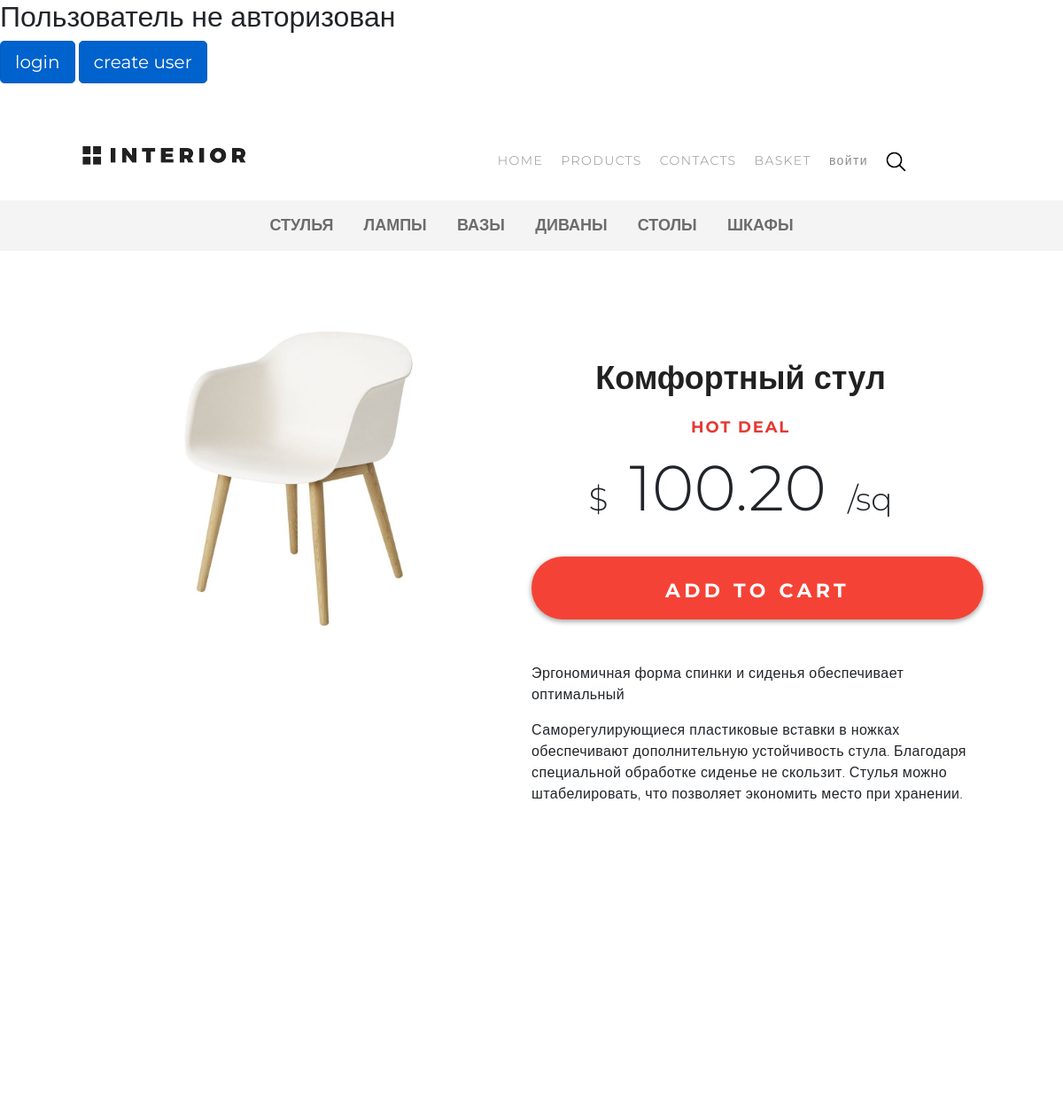
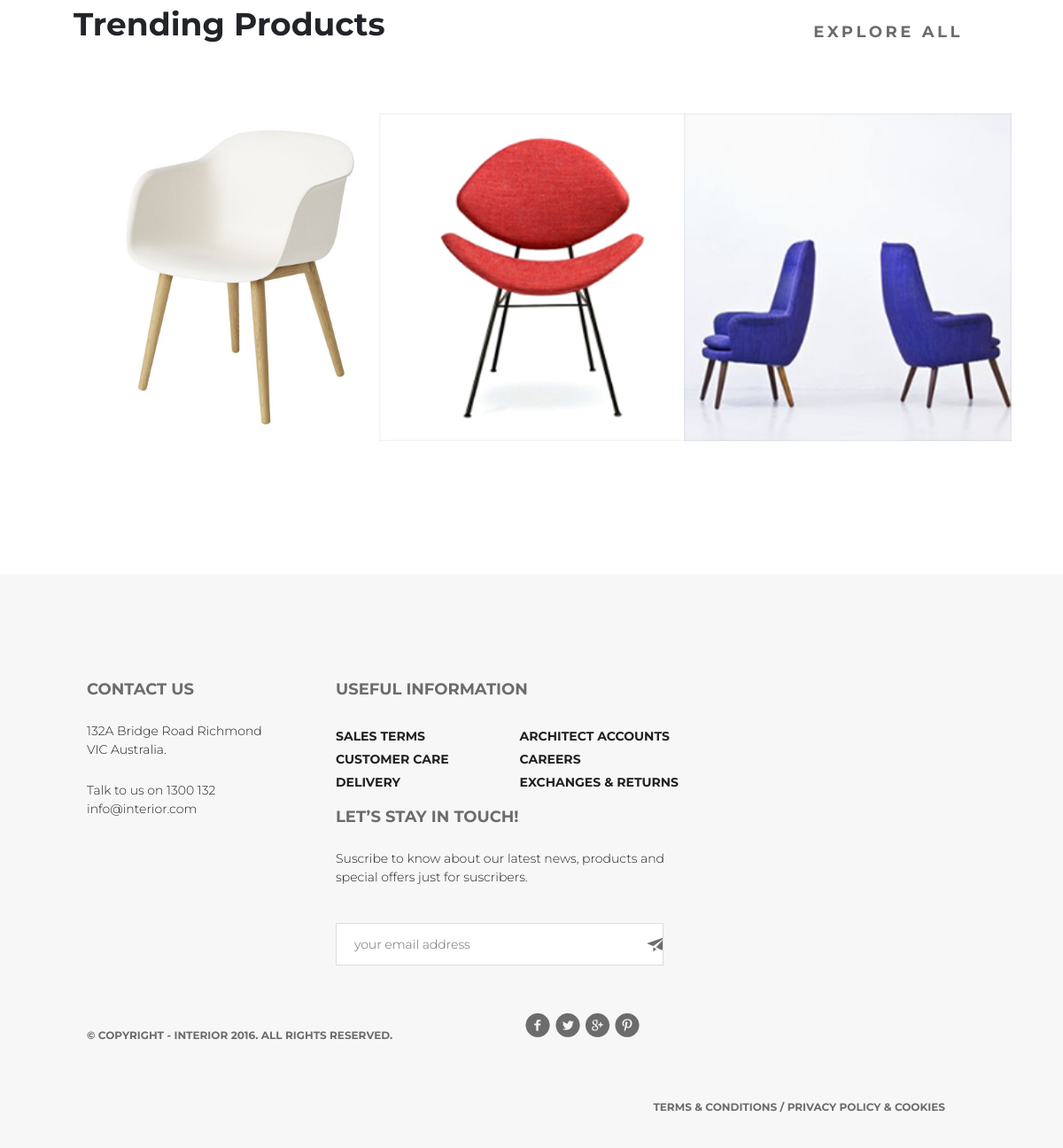
Screenshot of /deal/1/ with the database file from the repository (2 pictures, top to bottom).
### mainapp/models.py (models this page shows, shortened)
class ProductCategory (models.Model):
    class Meta:
        verbose_name = 'Категория'
        verbose_name_plural = 'Категории'
    name = models.CharField(verbose_name='имя', max_length=64, unique=True)
    description = models.TextField(verbose_name='описание', blank=True)
    is_active = models.BooleanField(verbose_name='активен', default=True)

class Product(models.Model):
    class Meta:
        verbose_name = 'Продукт'
        verbose_name_plural = 'Продукты'
    category = models.ForeignKey(ProductCategory, on_delete=models.CASCADE)
    name = models.CharField(verbose_name='имя продукта', max_length=128)
    image = models.ImageField(upload_to='products_images', blank=True)
    short_desc = models.CharField(verbose_name='краткое описание продукта', max_length=60, blank=True)
    description = models.TextField(verbose_name='описание продукта', blank=True)
    price = models.DecimalField(verbose_name='цена', max_digits=8, decimal_places=2, default=0)
    quantity = models.PositiveIntegerField(verbose_name='в наличии', default=0)
    is_hot = models.BooleanField(verbose_name='горячее предложение', default=False)
    is_active = models.BooleanField(verbose_name='активен', default=True)

### mainapp/views.py (the view)
# urls.py: path('deal/<int:pk>/', mainapp.deal, name='deal'),
def deal(request, pk=None):
    product = Product.objects.filter(id=pk).first()
    products = Product.objects.all()[:3]
    basket = []
    if request.user.is_authenticated:
        basket = Basket.objects.filter(user=request.user)
    content = {
                'links_sec_menu': links_sec_menu,
                'titles': titles,
                'product': product,
                'products': products,
                'basket': basket
              }
    return render(request, 'mainapp/deal.html', content)

### mainapp/templates/mainapp/deal.html (shortened to what this page needs)
{% extends 'mainapp/base.html' %}
{% load staticfiles %}
{% block css %}
    {{ block.super}}
    <link rel="stylesheet" type="text/css" href="{% static '/css/style_deals.css' %}">
{% endblock %}
{% block content %}
            {% include 'mainapp/includes/inc_sec_menu.html' %}
            <div class="offer row">
                <div class="col-6">
                    <img src="../../media/{{ product.image }}" alt="Картинка не прогрузилась">
                </div>
                <div class="col-6">
                    <h1>{{ product.name }}</h1>
                    <h3>Hot Deal</h3>
                    <div class="sm">$</div>
                    <div class="big">{{ product.price }}</div>
                    <div class="sm">/sq</div>
                    <a href="{% url 'basket:add' product.pk %}"><span class="order">Add to cart</span></a>
                    <div class="text">
                        <p>{{ product.short_desc }}</p>
                        <p>{{ product.description }}</p>
                    </div>
                </div>
            </div>
            <div class="level_3 block_explore">
                <div class="row">
                    <div class="col-lg-6">
                        <h2>Trending Products</h2>
                    </div>
                    <div class="col-lg-6">
                        <a class="explore" href="{% url 'products:index' %}">
                            explore all
                        </a>
                    </div>
                </div>
                    {% for product in products %}
                        {% if forloop.counter == 1 or forloop.counter == 4 %}
                            <div class="row">
                        {% endif %}
                            <div class="col-lg-4 product row_3">
                                <img src="../../media/{{ product.image }}" alt="Картинка не прогрузилась">
                            </div>
                        {% if forloop.counter == 3 or forloop.counter == 6 %}
                           </div>
                        {% endif %}
                    {% endfor %}
            </div>
{% endblock %}

### mainapp/templates/mainapp/includes/inc_sec_menu.html (shortened to what this page needs)
{% load staticfiles %}
{% block menu %}
    <div class="categories">
        <ul>
            {% for link in links_sec_menu %}
                <li><a href="{% url 'products:page' link.id 1 %}"
                       class="">
                       {{ link.name }}
                    </a>
                </li>
            {% endfor %}
        </ul>
    </div>
{% endblock %}

### static/css/style.css (style rules this page uses)
body { font-family: 'Montserrat', sans-serif; max-width: 1366px; min-width: 800px; margin: 0 auto; }
html, body { height: 100%; }
* { padding: 0; margin: 0; }
a { text-decoration: none; }
li { list-style-type: none; }
.order { display: block; font-size: 18px; font-weight: 700; text-transform: uppercase; color: #212121; letter-spacing: 3.6px; width: 212px; height: 45px; box-shadow: 0 2px 5px 1px rgba(33, 33, 33, 0.35); border-radius: 23px; background-color: #ffffff; line-height: 47px; padding-left: 31px; }
.col-lg-6, .col-lg-4 { padding: 0; }
.level_1, .level_3 { margin: 120px 98px 0; }
.explore { display: block; float: right; color: #6c6c6c; font-size: 18px; font-weight: 700; line-height: 60px; text-transform: uppercase; letter-spacing: 3.6px; padding-right: 30px; }
.product { height: 270px; margin: 0px; padding: 0; }
.product img { position: absolute; }
.row_3 img { width: 370px; height: 370px; }
.level_3 .product { height: 370px; margin-bottom: 30px; }
.block_explore h2 { font-size: 36px; font-weight: 700; margin-bottom: 64px; }

### static/css/style_deals.css (style rules this page uses)
.categories { width: 100%; background-color: #f4f4f4; }
.categories ul { margin: 0; text-align: center; }
.categories li { margin: 15px; padding: 0; display: inline-block; }
.categories a { color: #6c6c6c; font-size: 18px; font-weight: 700; text-transform: uppercase; }
.offer { width: 100%; padding: 72px 98px 100px 98px; text-align: center; }
.order { color: #ffffff; font-size: 22px; font-weight: 700; line-height: 24.01px; letter-spacing: 4.4px; width: 510px; height: 71px; box-shadow: 0 2px 5px 1px rgba(33, 33, 33, 0.35); border-radius: 35px; background: #f44336; padding: 27px 0 0 0; text-align: center; margin: 31px auto 49px; }
.offer h1 { color: #212121; font-size: 36px; font-weight: 700; margin-bottom: 23px; margin-top: 50px; }
.offer h3 { font-size: 18px; font-weight: 700; text-transform: uppercase; color: #e53935; letter-spacing: 1.8px; margin-bottom: 36px; }
.offer .sm, .offer .big { display: inline-block; }
.offer .sm { font-size: 36px; font-weight: 300; line-height: 48.02px; margin: 10px; }
.offer .big { margin: 0 10px; font-weight: 300; font-size: 72px; line-height: 0; }
.offer .text { width: 499px; height: 270px; overflow: hidden; margin: 0 auto; }
.offer p { font-size: 16px; font-weight: 300; letter-spacing: 0.4px; text-align: left; }
.block_explore { margin: 145px 98px 120px; }
.product { height: 370px; margin: 15px 0; padding: 0; }

### rows the page displays
ProductCategory: name "СТУЛЬЯ"
ProductCategory: name "ЛАМПЫ"
ProductCategory: name "ВАЗЫ"
ProductCategory: name "ДИВАНЫ"
ProductCategory: name "СТОЛЫ"
ProductCategory: name "ШКАФЫ"
Product: image (picture), name "Комфортный стул", price "100.20", short_desc "Эргономичная форма спинки и сиденья обеспечивает оптимальный", description "Саморегулирующиеся пластиковые вставки в ножках обеспечивают дополнительную устойчивость стула. Благодаря специальной обработке сиденье не скользит. Стулья можно штабелировать, что позволяет экономить место при хранении."
Product: image (picture)
Product: shows a picture
